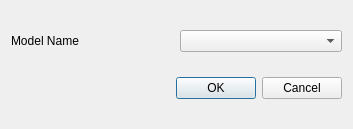
<?xml version="1.0" encoding="UTF-8"?>
<ui version="4.0">
 <class>ComputeStratigraphicPositionDlg</class>
 <widget class="QDialog" name="ComputeStratigraphicPositionDlg">
  <property name="geometry">
   <rect>
    <x>0</x>
    <y>0</y>
    <width>353</width>
    <height>129</height>
   </rect>
  </property>
  <property name="windowTitle">
   <string>Compute Stratigraphic Position</string>
  </property>
  <layout class="QVBoxLayout" name="verticalLayout">
   <item>
    <layout class="QHBoxLayout" name="horizontalLayout">
     <item>
      <widget class="QLabel" name="label">
       <property name="text">
        <string>Model Name</string>
       </property>
      </widget>
     </item>
     <item>
      <widget class="ObjectSelectionComboBox" name="comboBox"/>
     </item>
    </layout>
   </item>
   <item>
    <widget class="QDialogButtonBox" name="buttons">
     <property name="orientation">
      <enum>Qt::Horizontal</enum>
     </property>
     <property name="standardButtons">
      <set>QDialogButtonBox::Cancel|QDialogButtonBox::Ok</set>
     </property>
    </widget>
   </item>
  </layout>
 </widget>
 <customwidgets>
  <customwidget>
   <class>ObjectSelectionComboBox</class>
   <extends>QComboBox</extends>
   <header location="global">tools/qtHelper.h</header>
  </customwidget>
 </customwidgets>
 <resources/>
 <connections>
  <connection>
   <sender>buttons</sender>
   <signal>accepted()</signal>
   <receiver>ComputeStratigraphicPositionDlg</receiver>
   <slot>accept()</slot>
   <hints>
    <hint type="sourcelabel">
     <x>60</x>
     <y>380</y>
    </hint>
    <hint type="destinationlabel">
     <x>157</x>
     <y>274</y>
    </hint>
   </hints>
  </connection>
  <connection>
   <sender>buttons</sender>
   <signal>rejected()</signal>
   <receiver>ComputeStratigraphicPositionDlg</receiver>
   <slot>reject()</slot>
   <hints>
    <hint type="sourcelabel">
     <x>86</x>
     <y>380</y>
    </hint>
    <hint type="destinationlabel">
     <x>286</x>
     <y>274</y>
    </hint>
   </hints>
  </connection>
 </connections>
</ui>
